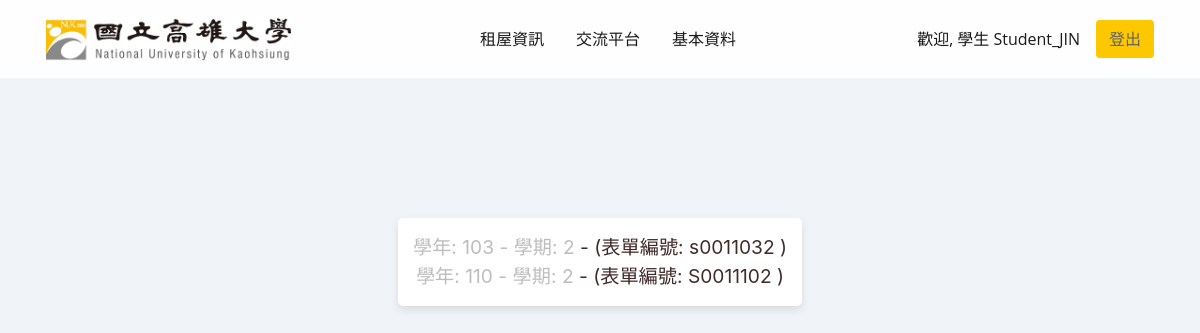
The page /sams/VAS_student/house_choose.php (signed in) on the database its author committed.
### tables this page shows
CREATE TABLE `studentaccommodation` (
  `AccommodationID` varchar(10) NOT NULL,
  `StudentID` varchar(10) NOT NULL,
  `department` varchar(50) DEFAULT NULL,
  `Name` varchar(50) NOT NULL,
  `Phone` varchar(15) NOT NULL,
  `Address` varchar(100) DEFAULT NULL,
  `AcademicYear` int(11) DEFAULT NULL,
  `Semester` int(11) DEFAULT NULL,
  `LandlordName` varchar(50) DEFAULT NULL,
  `LandlordPhoneNumber` varchar(15) DEFAULT NULL,
  `MonthlyRent` int(10) NOT NULL,
  `Deposit` int(11) DEFAULT NULL,
  `HousingType` enum('套房','雅房') NOT NULL,
  `RentalType` enum('獨棟透天','公寓(五樓以下)','大樓(六樓以上)','大型學舍') NOT NULL,
  `RecommendOthers` enum('是','否') NOT NULL,
  `WoodenPartitionsOrIronSheet` enum('是','否') NOT NULL,
  `HighPowerDevicesOnSingleExtension` enum('是','否') NOT NULL,
  `FireAlarmOrSmokeDetector` enum('是','否') NOT NULL,
  `FunctionalFireExtinguisher` enum('是','否') NOT NULL,
  `SafeWaterHeater` enum('是','否') NOT NULL,
  `ClearEscapeRoute` enum('是','否') NOT NULL,
  `GoodSecurity` enum('是','否') NOT NULL,
  `MoreThan6RoomsOr10Beds` enum('是','否') NOT NULL,
  `InstalledLighting` enum('是','否') NOT NULL,
  `InstalledCCTV` enum('是','否') NOT NULL,
  `FamiliarWithSafetyProcedures` enum('是','否') NOT NULL,
  `StandardLeaseContract` enum('是','否') NOT NULL,
  `FamiliarWithEmergencyContacts` enum('是','否') NOT NULL
);

### sams/VAS_student/house_choose.php (the view, shortened to what this page needs)
<?php
$name = $_SESSION['username'];
$permissionLevel = $_SESSION['permissionLevel'];
?>
<!DOCTYPE html>
<html lang="en-US" dir="ltr">
<head>
    <link href="static/css/theme.min.css" rel="stylesheet">
    <link href="house_css.css" rel="stylesheet">
</head>
<body>
    <main class="main" id="top">
        <nav class="navbar navbar-expand-lg navbar-light sticky-top py-3 d-block"
            data-navbar-on-scroll="data-navbar-on-scroll">
            <div class="container">
              <a class="navbar-brand" href="HouseInfoManage.php"><img src="static/picture/nuk.png" height="45" alt="logo"></a>
                <div class="collapse navbar-collapse border-top border-lg-0 mt-4 mt-lg-0" id="navbarSupportedContent">
                    <ul class="navbar-nav ms-auto pt-2 pt-lg-0 font-base">
                        <li class="nav-item px-2"><a class="nav-link" aria-current="page"
                                href="rental_info.php">租屋資訊</a></li>
                        <li class="nav-item px-2"><a class="nav-link" aria-current="page"
                                href="forum.php">交流平台</a></li>
                        <li class="nav-item px-2"><a class="nav-link" aria-current="page" href="stuProfile.php">
                                基本資料</a></li>
                    </ul>
                    <ul class="navbar-nav ms-auto">
                        <li class="nav-item">
                            <a class="nav-link" href="#">歡迎, <?php echo htmlspecialchars($permissionLevel); ?> <?php echo htmlspecialchars($name); ?></a>
                        </li>
                    </ul>
                    <div id="userStatus" class="ms-lg-2">
                        <a class="btn btn-primary" href="logout.php" role="button">登出</a>
                    </div>
                </div>
            </div>
        </nav>
            <section class="d-flex justify-content-center align-items-start vh-100 bg-600" id="home">
                <div class="text-center">
                <?php
                require_once 'connect.php';
                $sql_userid = "SELECT UserID FROM accountmanagement WHERE Username = '$name'";
                $result_userid = $conn->query($sql_userid);
                if ($result_userid === false) {
                } elseif ($result_userid->num_rows > 0) {
                    $row_userid = $result_userid->fetch_assoc();
                    $usr = $row_userid['UserID'];
                    $sql = "SELECT AccommodationID FROM studentaccommodation WHERE StudentID = '$usr'";
                    $result = $conn->query($sql);
                    if ($result === false) {
                    } elseif ($result->num_rows > 0) {
                        echo "<div class='message-box'>";
                        while ($row = $result->fetch_assoc()) {
                            $accommodationID = $row["AccommodationID"];
                            $academicYear = substr($accommodationID, 4, 3);
                            $semester = substr($accommodationID, 7, 1);
                            $link = "house_result.php?year=$academicYear&semester=$semester";
                            echo "<a href='$link'>學年: $academicYear - 學期: $semester</a>";
                            echo " - (表單編號: $accommodationID )<br>";
                        }
                        echo "</div>";
                    } else {
                        echo "No accommodations found for User ID: $usr";
                    }
                } else {
                    echo "<p>用戶不存在</p>";
                }
                ?>
                </div>
            </section>
    </main>
  <link href="static/css/css2.css" rel="stylesheet">
</body>
</html>

### sams/VAS_student/house_css.css (style rules this page uses)
body { margin: 0; overflow: hidden; }

### sams/VAS_student/house_choose.php (style rules this page uses)
.message-box { background:white; border: grey; padding: 15px; margin: 20px auto; border-radius: 5px; text-align: center; font-size: 1.2em; box-shadow: 0 4px 8px rgba(0, 0, 0, 0.1); max-width: 600px; width: 100%; }
#home { text-align: center; }

### rows shown on the page
studentaccommodation: AccommodationID "103", AccommodationID "2", AccommodationID "s0011032"
studentaccommodation: AccommodationID "110", AccommodationID "2", AccommodationID "S0011102"

### other values the page prints
$permissionLevel "學生"
$name "Student_JIN"
